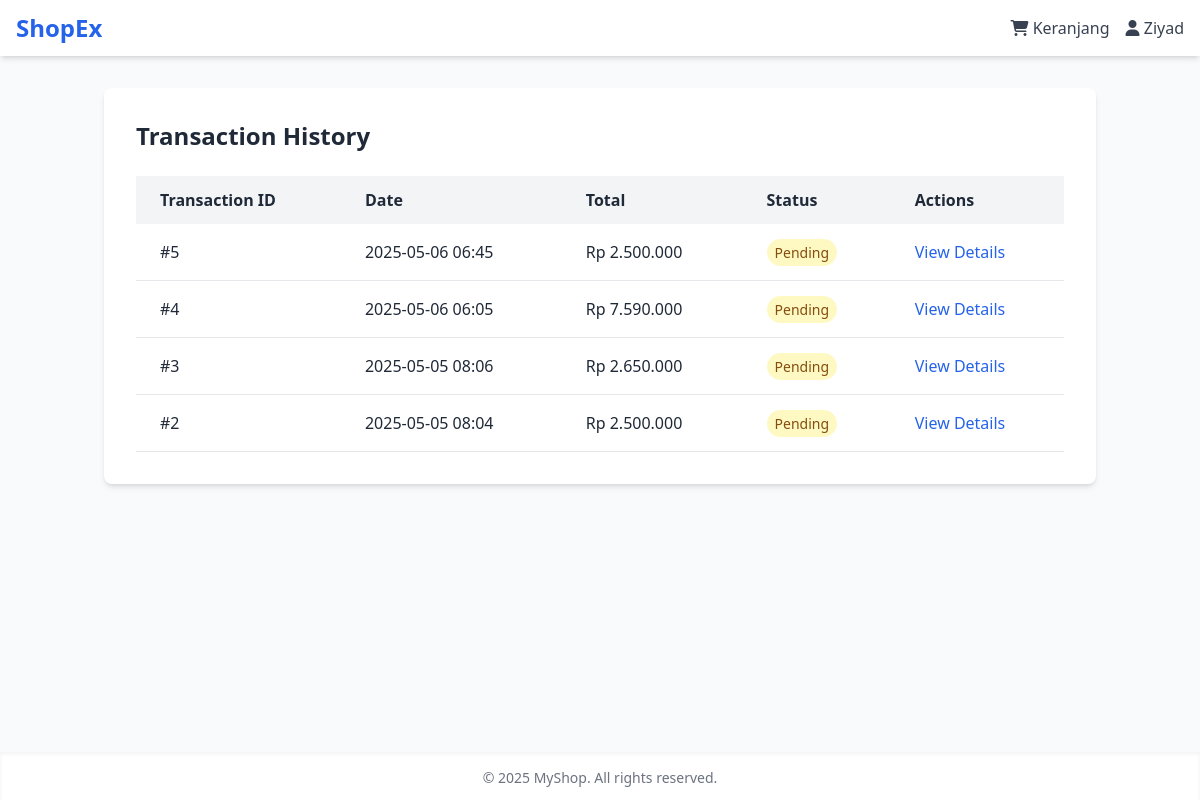
The page /frontend/transactions.php (signed in) on the database its author committed.
### tables this page shows
CREATE TABLE `transactions` (
  `id` int NOT NULL,
  `user_id` int NOT NULL,
  `date` timestamp NOT NULL,
  `status` enum('pending','processed','completed','cancelled') NOT NULL,
  `total` decimal(10,0) NOT NULL,
  `created_at` timestamp NULL DEFAULT CURRENT_TIMESTAMP,
  `bank_id` int NOT NULL,
  `recipient_name` varchar(512) NOT NULL,
  `recipient_email` varchar(512) NOT NULL,
  `recipient_address` varchar(512) NOT NULL,
  `recipient_postal_code` varchar(512) NOT NULL,
  `recipient_phone` varchar(512) NOT NULL
);

### frontend/transactions.php (the view, shortened to what this page needs)
<?php
require_once '../backend/conn.php';
$user_id = $_SESSION['user_id'];
$query = "SELECT * FROM transactions WHERE user_id = ? ORDER BY created_at DESC";
$stmt = mysqli_prepare($conn, $query);
mysqli_stmt_bind_param($stmt, "i", $user_id);
mysqli_stmt_execute($stmt);
$result = mysqli_stmt_get_result($stmt);
$transactions = mysqli_fetch_all($result, MYSQLI_ASSOC);
 ?>
<!DOCTYPE html>
<html lang="en">
<head>
    <script src="https://cdn.tailwindcss.com"></script>
    <link rel="stylesheet" href="https://cdnjs.cloudflare.com/ajax/libs/font-awesome/6.7.2/css/all.min.css" />
</head>
<body class="bg-gray-50 text-gray-800 min-h-screen">
    <?php include 'partials/header.php'; ?>
    <main class="container mx-auto px-4 py-8 h-[calc(82vh)]">
        <div class="bg-white p-8 rounded-lg shadow-md">
            <h2 class="text-2xl font-bold mb-6">Transaction History</h2>
            <?php if (empty($transactions)): ?>
                <p class="text-gray-600">No transactions found.</p>
            <?php else: ?>
                <div class="overflow-x-auto">
                    <table class="min-w-full">
                        <thead>
                            <tr class="bg-gray-100">
                                <th class="px-6 py-3 text-left">Transaction ID</th>
                                <th class="px-6 py-3 text-left">Date</th>
                                <th class="px-6 py-3 text-left">Total</th>
                                <th class="px-6 py-3 text-left">Status</th>
                                <th class="px-6 py-3 text-left">Actions</th>
                            </tr>
                        </thead>
                        <tbody>
                            <?php foreach ($transactions as $transaction): ?>
                            <tr class="border-b hover:bg-gray-50">
                                <td class="px-6 py-4">#<?php echo htmlspecialchars($transaction['id']); ?></td>
                                <td class="px-6 py-4"><?php echo htmlspecialchars(date('Y-m-d H:i', strtotime($transaction['created_at']))); ?></td>
                                <td class="px-6 py-4">Rp <?php echo number_format($transaction['total'], 0, ',', '.'); ?></td>
                                <td class="px-6 py-4">
                                    <span class="px-2 py-1 rounded-full text-sm
                                        <?php echo $transaction['status'] === 'completed' ? 'bg-green-100 text-green-800' : 'bg-yellow-100 text-yellow-800'; ?>">
                                        <?php echo ucfirst(htmlspecialchars($transaction['status'])); ?>
                                    </span>
                                </td>
                                <td class="px-6 py-4">
                                    <a href="transaction_detail.php?id=<?php echo $transaction['id']; ?>"
                                       class="text-blue-600 hover:text-blue-800">View Details</a>
                                </td>
                            </tr>
                            <?php endforeach; ?>
                        </tbody>
                    </table>
                </div>
            <?php endif; ?>
        </div>
    </main>
    <?php include 'partials/footer.php'; ?>
</body>
</html>

### rows shown on the page
transactions: id "5", created_at "2025-05-06 06:45", total "2.500.000", status "Pending"
transactions: id "4", created_at "2025-05-06 06:05", total "7.590.000", status "Pending"
transactions: id "3", created_at "2025-05-05 08:06", total "2.650.000", status "Pending"
transactions: id "2", created_at "2025-05-05 08:04", total "2.500.000", status "Pending"

### other values the page prints
$_SESSION['name'] "Ziyad"
